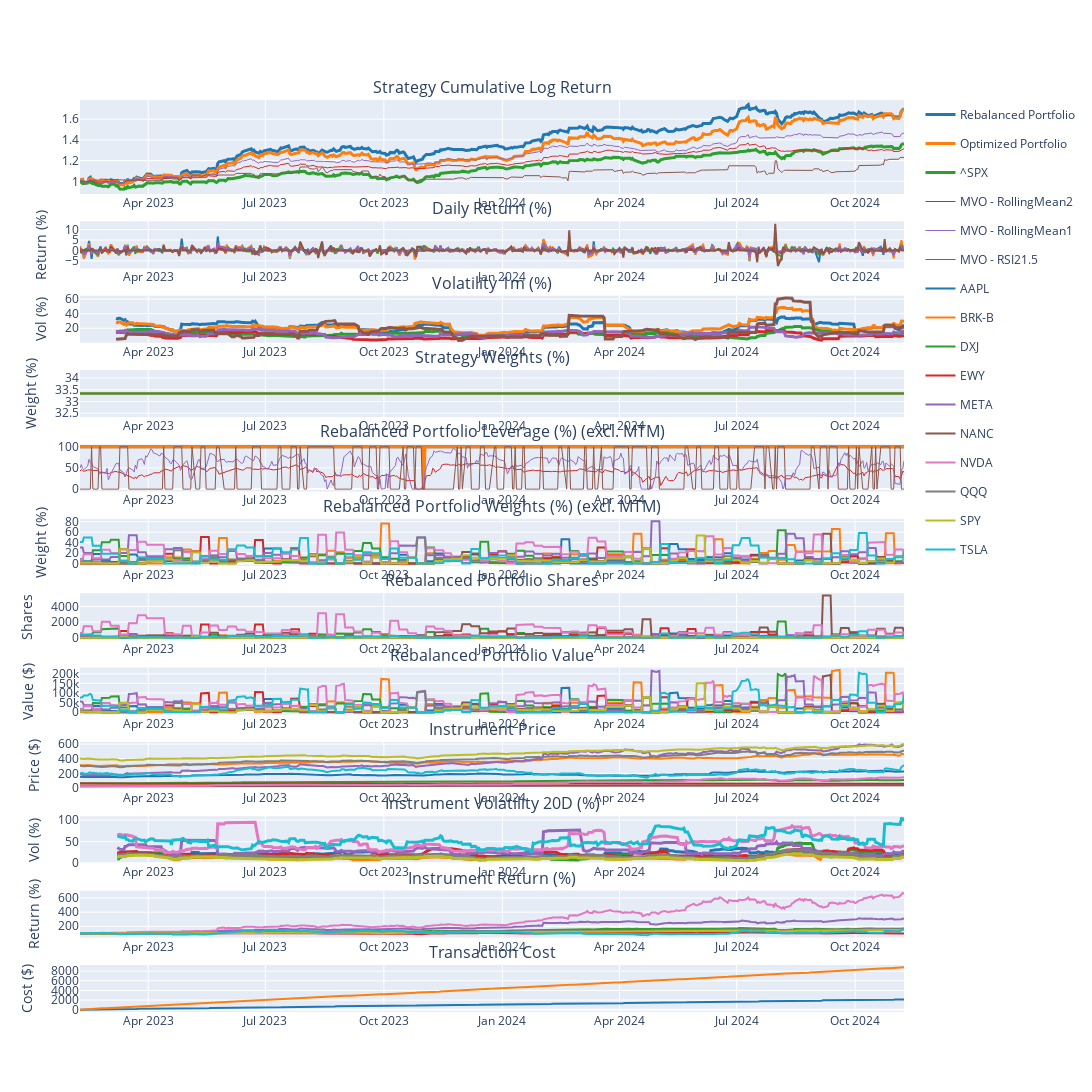

The code cell stored with this chart in its notebook:
### Markdown cell above
## Leverage 
##### 1. capital (Stock MV / last leverage), 2. new leverage
2024-09-06: $169,336, 96.69%

2024-09-20: $172,168, 93.52%

2024-10-04: $176,235, 100%

2024-10-18: $177,831, 100%

2024-11-01: $175,558, 100%

2024-11-09: $181,511

### Code cell
portfolio = PortfolioStandard(
    capital=181511,
    name='MVOPortfolio',        
    rebalance_iter=RebalancerIter('0 0 * * Fri', 1),        
    tc_model=TransactionCostFutu(), 
    systems_style=SystemStyle.VERTICAL,
    systems=[        
        # Mid terms signals => 30days return / diversified        
        TradingSubSystemSingle(vol_target=vol_target, instruments=instruments, strategy=[MeanVarianceOpt(alpha_model=RollingMean(30), risk_model=RollingMeanCov(30), gamma=10, hhi=0.01, confidence=2)], max_leverage=max_leverage, offset=60),

        # Short terms signals => 10days returns / less diversified
        TradingSubSystemSingle(vol_target=vol_target, instruments=instruments, strategy=[MeanVarianceOpt(alpha_model=RollingMean(10), risk_model=RollingMeanCov(10), gamma=10, hhi=0.1, confidence=1)], max_leverage=max_leverage, offset=60),         

        # Mean Revert signals => 2days RSI / concentrated
        TradingSubSystemSingle(vol_target=vol_target, instruments=instruments, strategy=[MeanVarianceOpt(alpha_model=RSI(2,10), risk_model=ZeroCov(), gamma=0, hhi=0, confidence=1.5)], max_leverage=max_leverage, offset=200),                        

        # Mean Revert signals => 2days RSI / concentrated
        # TradingSubSystemSingle(vol_target=vol_target, instruments=instruments, strategy=[MeanVarianceOpt(alpha_model=RSI(2,10), risk_model=ZeroCov(), gamma=0, hhi=0, confidence=1.5)], max_leverage=max_leverage, offset=200),                        
    ]
)

portfolio.set_start_date(start_date)
portfolio.set_end_date(end_date)
portfolio.backtest_subsystems()
portfolio.optimize()
portfolio.backtest()
portfolio.rebalance()
portfolio.performance(show_all_rets=True)

### Figure 1 — Plotly figure (JSON) as saved in the notebook; plotly's stock layout.template omitted (floating-point values rounded to 4 significant figures; data arrays with more than 128 entries replaced by an {"elided": "..."} marker saying what was removed)
{"data": [{"legendgroup": "Rebalanced Portfolio", "line": {"width": 3}, "marker": {"color": "rgb(31, 119, 180)"}, "name": "Rebalanced Portfolio", "type": "scatter", "x": {"elided": "443 str values"}, "xaxis": "x", "y": {"elided": "443 float values"}, "yaxis": "y"}, {"legendgroup": "Rebalanced Portfolio", "marker": {"color": "rgb(31, 119, 180)"}, "name": "Rebalanced Portfolio", "showlegend": false, "type": "scatter", "x": {"elided": "443 str values"}, "xaxis": "x2", "y": {"elided": "443 float values"}, "yaxis": "y2"}, {"legendgroup": "Rebalanced Portfolio", "line": {"width": 3}, "marker": {"color": "rgb(31, 119, 180)"}, "name": "Rebalanced Portfolio", "showlegend": false, "type": "scatter", "x": {"elided": "443 str values"}, "xaxis": "x3", "y": {"elided": "443 float values"}, "yaxis": "y3"}, {"legendgroup": "Rebalanced Portfolio", "line": {"width": 3}, "marker": {"color": "rgb(31, 119, 180)"}, "name": "Rebalanced Portfolio", "showlegend": false, "type": "scatter", "x": {"elided": "443 str values"}, "xaxis": "x5", "y": {"elided": "443 float values"}, "yaxis": "y5"}, {"legendgroup": "Rebalanced Portfolio", "marker": {"color": "rgb(31, 119, 180)"}, "name": "Rebalanced Portfolio", "showlegend": false, "type": "scatter", "x": {"elided": "443 str values"}, "xaxis": "x12", "y": {"elided": "443 float values"}, "yaxis": "y12"}, {"legendgroup": "Optimized Portfolio", "line": {"width": 3}, "marker": {"color": "rgb(255, 127, 14)"}, "name": "Optimized Portfolio", "type": "scatter", "x": {"elided": "443 str values"}, "xaxis": "x", "y": {"elided": "443 float values"}, "yaxis": "y"}, {"legendgroup": "Optimized Portfolio", "marker": {"color": "rgb(255, 127, 14)"}, "name": "Optimized Portfolio", "showlegend": false, "type": "scatter", "x": {"elided": "443 str values"}, "xaxis": "x2", "y": {"elided": "443 float values"}, "yaxis": "y2"}, {"legendgroup": "Optimized Portfolio", "line": {"width": 3}, "marker": {"color": "rgb(255, 127, 14)"}, "name": "Optimized Portfolio", "showlegend": false, "type": "scatter", "x": {"elided": "443 str values"}, "xaxis": "x3", "y": {"elided": "443 float values"}, "yaxis": "y3"}, {"legendgroup": "Optimized Portfolio", "line": {"width": 3}, "marker": {"color": "rgb(255, 127, 14)"}, "name": "Optimized Portfolio", "showlegend": false, "type": "scatter", "x": {"elided": "443 str values"}, "xaxis": "x5", "y": {"elided": "443 float values"}, "yaxis": "y5"}, {"legendgroup": "Optimized Portfolio", "marker": {"color": "rgb(255, 127, 14)"}, "name": "Optimized Portfolio", "showlegend": false, "type": "scatter", "x": {"elided": "443 str values"}, "xaxis": "x12", "y": {"elided": "443 float values"}, "yaxis": "y12"}, {"legendgroup": "^SPX", "line": {"width": 3}, "marker": {"color": "rgb(44, 160, 44)"}, "name": "^SPX", "type": "scatter", "x": {"elided": "443 str values"}, "xaxis": "x", "y": {"elided": "443 float values"}, "yaxis": "y"}, {"legendgroup": "^SPX", "marker": {"color": "rgb(44, 160, 44)"}, "name": "^SPX", "showlegend": false, "type": "scatter", "x": {"elided": "443 str values"}, "xaxis": "x2", "y": {"elided": "443 float values"}, "yaxis": "y2"}, {"legendgroup": "^SPX", "line": {"width": 3}, "marker": {"color": "rgb(44, 160, 44)"}, "name": "^SPX", "showlegend": false, "type": "scatter", "x": {"elided": "443 str values"}, "xaxis": "x3", "y": {"elided": "443 float values"}, "yaxis": "y3"}, {"legendgroup": "MVO - RollingMean2", "line": {"width": 1}, "marker": {"color": "rgb(214, 39, 40)"}, "name": "MVO - RollingMean2", "type": "scatter", "x": {"elided": "443 str values"}, "xaxis": "x", "y": {"elided": "443 float values"}, "yaxis": "y"}, {"legendgroup": "MVO - RollingMean2", "marker": {"color": "rgb(214, 39, 40)"}, "name": "MVO - RollingMean2", "showlegend": false, "type": "scatter", "x": {"elided": "443 str values"}, "xaxis": "x2", "y": {"elided": "443 float values"}, "yaxis": "y2"}, {"legendgroup": "MVO - RollingMean2", "line": {"width": 3}, "marker": {"color": "rgb(214, 39, 40)"}, "name": "MVO - RollingMean2", "showlegend": false, "type": "scatter", "x": {"elided": "443 str values"}, "xaxis": "x3", "y": {"elided": "443 float values"}, "yaxis": "y3"}, {"legendgroup": "MVO - RollingMean2", "line": {"width": 1}, "marker": {"color": "rgb(214, 39, 40)"}, "name": "MVO - RollingMean2", "showlegend": false, "type": "scatter", "x": {"elided": "443 str values"}, "xaxis": "x5", "y": {"elided": "443 float values"}, "yaxis": "y5"}, {"legendgroup": "MVO - RollingMean1", "line": {"width": 1}, "marker": {"color": "rgb(148, 103, 189)"}, "name": "MVO - RollingMean1", "type": "scatter", "x": {"elided": "443 str values"}, "xaxis": "x", "y": {"elided": "443 float values"}, "yaxis": "y"}, {"legendgroup": "MVO - RollingMean1", "marker": {"color": "rgb(148, 103, 189)"}, "name": "MVO - RollingMean1", "showlegend": false, "type": "scatter", "x": {"elided": "443 str values"}, "xaxis": "x2", "y": {"elided": "443 float values"}, "yaxis": "y2"}, {"legendgroup": "MVO - RollingMean1", "line": {"width": 3}, "marker": {"color": "rgb(148, 103, 189)"}, "name": "MVO - RollingMean1", "showlegend": false, "type": "scatter", "x": {"elided": "443 str values"}, "xaxis": "x3", "y": {"elided": "443 float values"}, "yaxis": "y3"}, {"legendgroup": "MVO - RollingMean1", "line": {"width": 1}, "marker": {"color": "rgb(148, 103, 189)"}, "name": "MVO - RollingMean1", "showlegend": false, "type": "scatter", "x": {"elided": "443 str values"}, "xaxis": "x5", "y": {"elided": "443 float values"}, "yaxis": "y5"}, {"legendgroup": "MVO - RSI21.5", "line": {"width": 1}, "marker": {"color": "rgb(140, 86, 75)"}, "name": "MVO - RSI21.5", "type": "scatter", "x": {"elided": "443 str values"}, "xaxis": "x", "y": {"elided": "443 float values"}, "yaxis": "y"}, {"legendgroup": "MVO - RSI21.5", "marker": {"color": "rgb(140, 86, 75)"}, "name": "MVO - RSI21.5", "showlegend": false, "type": "scatter", "x": {"elided": "443 str values"}, "xaxis": "x2", "y": {"elided": "443 float values"}, "yaxis": "y2"}, {"legendgroup": "MVO - RSI21.5", "line": {"width": 3}, "marker": {"color": "rgb(140, 86, 75)"}, "name": "MVO - RSI21.5", "showlegend": false, "type": "scatter", "x": {"elided": "443 str values"}, "xaxis": "x3", "y": {"elided": "443 float values"}, "yaxis": "y3"}, {"legendgroup": "MVO - RSI21.5", "line": {"width": 1}, "marker": {"color": "rgb(140, 86, 75)"}, "name": "MVO - RSI21.5", "showlegend": false, "type": "scatter", "x": {"elided": "443 str values"}, "xaxis": "x5", "y": {"elided": "443 float values"}, "yaxis": "y5"}, {"legendgroup": "MVO - RollingMean2", "marker": {"color": "rgb(31, 119, 180)"}, "name": "MVO - RollingMean2", "showlegend": false, "type": "scatter", "x": {"elided": "443 str values"}, "xaxis": "x4", "y": {"elided": "443 float values"}, "yaxis": "y4"}, {"legendgroup": "MVO - RollingMean1", "marker": {"color": "rgb(255, 127, 14)"}, "name": "MVO - RollingMean1", "showlegend": false, "type": "scatter", "x": {"elided": "443 str values"}, "xaxis": "x4", "y": {"elided": "443 float values"}, "yaxis": "y4"}, {"legendgroup": "MVO - RSI21.5", "marker": {"color": "rgb(44, 160, 44)"}, "name": "MVO - RSI21.5", "showlegend": false, "type": "scatter", "x": {"elided": "443 str values"}, "xaxis": "x4", "y": {"elided": "443 float values"}, "yaxis": "y4"}, {"legendgroup": "AAPL", "marker": {"color": "rgb(31, 119, 180)"}, "name": "AAPL", "showlegend": true, "type": "scatter", "x": {"elided": "443 str values"}, "xaxis": "x6", "y": {"elided": "443 float values"}, "yaxis": "y6"}, {"legendgroup": "AAPL", "marker": {"color": "rgb(31, 119, 180)"}, "name": "AAPL", "showlegend": false, "type": "scatter", "x": {"elided": "443 str values"}, "xaxis": "x7", "y": {"elided": "443 int values"}, "yaxis": "y7"}, {"legendgroup": "AAPL", "marker": {"color": "rgb(31, 119, 180)"}, "name": "AAPL", "showlegend": false, "type": "scatter", "x": {"elided": "443 str values"}, "xaxis": "x8", "y": {"elided": "443 float values"}, "yaxis": "y8"}, {"legendgroup": "AAPL", "marker": {"color": "rgb(31, 119, 180)"}, "name": "AAPL", "showlegend": false, "type": "scatter", "x": {"elided": "443 str values"}, "xaxis": "x9", "y": {"elided": "443 float values"}, "yaxis": "y9"}, {"legendgroup": "AAPL", "line": {"width": 3}, "marker": {"color": "rgb(31, 119, 180)"}, "name": "AAPL", "showlegend": false, "type": "scatter", "x": {"elided": "443 str values"}, "xaxis": "x10", "y": {"elided": "443 float values"}, "yaxis": "y10"}, {"legendgroup": "AAPL", "marker": {"color": "rgb(31, 119, 180)"}, "name": "AAPL", "showlegend": false, "type": "scatter", "x": {"elided": "443 str values"}, "xaxis": "x11", "y": {"elided": "443 float values"}, "yaxis": "y11"}, {"legendgroup": "BRK-B", "marker": {"color": "rgb(255, 127, 14)"}, "name": "BRK-B", "showlegend": true, "type": "scatter", "x": {"elided": "443 str values"}, "xaxis": "x6", "y": {"elided": "443 float values"}, "yaxis": "y6"}, {"legendgroup": "BRK-B", "marker": {"color": "rgb(255, 127, 14)"}, "name": "BRK-B", "showlegend": false, "type": "scatter", "x": {"elided": "443 str values"}, "xaxis": "x7", "y": {"elided": "443 int values"}, "yaxis": "y7"}, {"legendgroup": "BRK-B", "marker": {"color": "rgb(255, 127, 14)"}, "name": "BRK-B", "showlegend": false, "type": "scatter", "x": {"elided": "443 str values"}, "xaxis": "x8", "y": {"elided": "443 float values"}, "yaxis": "y8"}, {"legendgroup": "BRK-B", "marker": {"color": "rgb(255, 127, 14)"}, "name": "BRK-B", "showlegend": false, "type": "scatter", "x": {"elided": "443 str values"}, "xaxis": "x9", "y": {"elided": "443 float values"}, "yaxis": "y9"}, {"legendgroup": "BRK-B", "line": {"width": 3}, "marker": {"color": "rgb(255, 127, 14)"}, "name": "BRK-B", "showlegend": false, "type": "scatter", "x": {"elided": "443 str values"}, "xaxis": "x10", "y": {"elided": "443 float values"}, "yaxis": "y10"}, {"legendgroup": "BRK-B", "marker": {"color": "rgb(255, 127, 14)"}, "name": "BRK-B", "showlegend": false, "type": "scatter", "x": {"elided": "443 str values"}, "xaxis": "x11", "y": {"elided": "443 float values"}, "yaxis": "y11"}, {"legendgroup": "DXJ", "marker": {"color": "rgb(44, 160, 44)"}, "name": "DXJ", "showlegend": true, "type": "scatter", "x": {"elided": "443 str values"}, "xaxis": "x6", "y": {"elided": "443 float values"}, "yaxis": "y6"}, {"legendgroup": "DXJ", "marker": {"color": "rgb(44, 160, 44)"}, "name": "DXJ", "showlegend": false, "type": "scatter", "x": {"elided": "443 str values"}, "xaxis": "x7", "y": {"elided": "443 int values"}, "yaxis": "y7"}, {"legendgroup": "DXJ", "marker": {"color": "rgb(44, 160, 44)"}, "name": "DXJ", "showlegend": false, "type": "scatter", "x": {"elided": "443 str values"}, "xaxis": "x8", "y": {"elided": "443 float values"}, "yaxis": "y8"}, {"legendgroup": "DXJ", "marker": {"color": "rgb(44, 160, 44)"}, "name": "DXJ", "showlegend": false, "type": "scatter", "x": {"elided": "443 str values"}, "xaxis": "x9", "y": {"elided": "443 float values"}, "yaxis": "y9"}, {"legendgroup": "DXJ", "line": {"width": 3}, "marker": {"color": "rgb(44, 160, 44)"}, "name": "DXJ", "showlegend": false, "type": "scatter", "x": {"elided": "443 str values"}, "xaxis": "x10", "y": {"elided": "443 float values"}, "yaxis": "y10"}, {"legendgroup": "DXJ", "marker": {"color": "rgb(44, 160, 44)"}, "name": "DXJ", "showlegend": false, "type": "scatter", "x": {"elided": "443 str values"}, "xaxis": "x11", "y": {"elided": "443 float values"}, "yaxis": "y11"}, {"legendgroup": "EWY", "marker": {"color": "rgb(214, 39, 40)"}, "name": "EWY", "showlegend": true, "type": "scatter", "x": {"elided": "443 str values"}, "xaxis": "x6", "y": {"elided": "443 float values"}, "yaxis": "y6"}, {"legendgroup": "EWY", "marker": {"color": "rgb(214, 39, 40)"}, "name": "EWY", "showlegend": false, "type": "scatter", "x": {"elided": "443 str values"}, "xaxis": "x7", "y": {"elided": "443 int values"}, "yaxis": "y7"}, {"legendgroup": "EWY", "marker": {"color": "rgb(214, 39, 40)"}, "name": "EWY", "showlegend": false, "type": "scatter", "x": {"elided": "443 str values"}, "xaxis": "x8", "y": {"elided": "443 float values"}, "yaxis": "y8"}, {"legendgroup": "EWY", "marker": {"color": "rgb(214, 39, 40)"}, "name": "EWY", "showlegend": false, "type": "scatter", "x": {"elided": "443 str values"}, "xaxis": "x9", "y": {"elided": "443 float values"}, "yaxis": "y9"}, {"legendgroup": "EWY", "line": {"width": 3}, "marker": {"color": "rgb(214, 39, 40)"}, "name": "EWY", "showlegend": false, "type": "scatter", "x": {"elided": "443 str values"}, "xaxis": "x10", "y": {"elided": "443 float values"}, "yaxis": "y10"}, {"legendgroup": "EWY", "marker": {"color": "rgb(214, 39, 40)"}, "name": "EWY", "showlegend": false, "type": "scatter", "x": {"elided": "443 str values"}, "xaxis": "x11", "y": {"elided": "443 float values"}, "yaxis": "y11"}, {"legendgroup": "META", "marker": {"color": "rgb(148, 103, 189)"}, "name": "META", "showlegend": true, "type": "scatter", "x": {"elided": "443 str values"}, "xaxis": "x6", "y": {"elided": "443 float values"}, "yaxis": "y6"}, {"legendgroup": "META", "marker": {"color": "rgb(148, 103, 189)"}, "name": "META", "showlegend": false, "type": "scatter", "x": {"elided": "443 str values"}, "xaxis": "x7", "y": {"elided": "443 int values"}, "yaxis": "y7"}, {"legendgroup": "META", "marker": {"color": "rgb(148, 103, 189)"}, "name": "META", "showlegend": false, "type": "scatter", "x": {"elided": "443 str values"}, "xaxis": "x8", "y": {"elided": "443 float values"}, "yaxis": "y8"}, {"legendgroup": "META", "marker": {"color": "rgb(148, 103, 189)"}, "name": "META", "showlegend": false, "type": "scatter", "x": {"elided": "443 str values"}, "xaxis": "x9", "y": {"elided": "443 float values"}, "yaxis": "y9"}, {"legendgroup": "META", "line": {"width": 3}, "marker": {"color": "rgb(148, 103, 189)"}, "name": "META", "showlegend": false, "type": "scatter", "x": {"elided": "443 str values"}, "xaxis": "x10", "y": {"elided": "443 float values"}, "yaxis": "y10"}, {"legendgroup": "META", "marker": {"color": "rgb(148, 103, 189)"}, "name": "META", "showlegend": false, "type": "scatter", "x": {"elided": "443 str values"}, "xaxis": "x11", "y": {"elided": "443 float values"}, "yaxis": "y11"}, {"legendgroup": "NANC", "marker": {"color": "rgb(140, 86, 75)"}, "name": "NANC", "showlegend": true, "type": "scatter", "x": {"elided": "443 str values"}, "xaxis": "x6", "y": {"elided": "443 float values"}, "yaxis": "y6"}, {"legendgroup": "NANC", "marker": {"color": "rgb(140, 86, 75)"}, "name": "NANC", "showlegend": false, "type": "scatter", "x": {"elided": "443 str values"}, "xaxis": "x7", "y": {"elided": "443 int values"}, "yaxis": "y7"}, {"legendgroup": "NANC", "marker": {"color": "rgb(140, 86, 75)"}, "name": "NANC", "showlegend": false, "type": "scatter", "x": {"elided": "443 str values"}, "xaxis": "x8", "y": {"elided": "443 float values"}, "yaxis": "y8"}, {"legendgroup": "NANC", "marker": {"color": "rgb(140, 86, 75)"}, "name": "NANC", "showlegend": false, "type": "scatter", "x": {"elided": "443 str values"}, "xaxis": "x9", "y": {"elided": "443 float values"}, "yaxis": "y9"}, {"legendgroup": "NANC", "line": {"width": 3}, "marker": {"color": "rgb(140, 86, 75)"}, "name": "NANC", "showlegend": false, "type": "scatter", "x": {"elided": "443 str values"}, "xaxis": "x10", "y": {"elided": "443 float values"}, "yaxis": "y10"}, {"legendgroup": "NANC", "marker": {"color": "rgb(140, 86, 75)"}, "name": "NANC", "showlegend": false, "type": "scatter", "x": {"elided": "443 str values"}, "xaxis": "x11", "y": {"elided": "443 float values"}, "yaxis": "y11"}, {"legendgroup": "NVDA", "marker": {"color": "rgb(227, 119, 194)"}, "name": "NVDA", "showlegend": true, "type": "scatter", "x": {"elided": "443 str values"}, "xaxis": "x6", "y": {"elided": "443 float values"}, "yaxis": "y6"}, {"legendgroup": "NVDA", "marker": {"color": "rgb(227, 119, 194)"}, "name": "NVDA", "showlegend": false, "type": "scatter", "x": {"elided": "443 str values"}, "xaxis": "x7", "y": {"elided": "443 int values"}, "yaxis": "y7"}, {"legendgroup": "NVDA", "marker": {"color": "rgb(227, 119, 194)"}, "name": "NVDA", "showlegend": false, "type": "scatter", "x": {"elided": "443 str values"}, "xaxis": "x8", "y": {"elided": "443 float values"}, "yaxis": "y8"}, {"legendgroup": "NVDA", "marker": {"color": "rgb(227, 119, 194)"}, "name": "NVDA", "showlegend": false, "type": "scatter", "x": {"elided": "443 str values"}, "xaxis": "x9", "y": {"elided": "443 float values"}, "yaxis": "y9"}, {"legendgroup": "NVDA", "line": {"width": 3}, "marker": {"color": "rgb(227, 119, 194)"}, "name": "NVDA", "showlegend": false, "type": "scatter", "x": {"elided": "443 str values"}, "xaxis": "x10", "y": {"elided": "443 float values"}, "yaxis": "y10"}, {"legendgroup": "NVDA", "marker": {"color": "rgb(227, 119, 194)"}, "name": "NVDA", "showlegend": false, "type": "scatter", "x": {"elided": "443 str values"}, "xaxis": "x11", "y": {"elided": "443 float values"}, "yaxis": "y11"}, {"legendgroup": "QQQ", "marker": {"color": "rgb(127, 127, 127)"}, "name": "QQQ", "showlegend": true, "type": "scatter", "x": {"elided": "443 str values"}, "xaxis": "x6", "y": {"elided": "443 float values"}, "yaxis": "y6"}, {"legendgroup": "QQQ", "marker": {"color": "rgb(127, 127, 127)"}, "name": "QQQ", "showlegend": false, "type": "scatter", "x": {"elided": "443 str values"}, "xaxis": "x7", "y": {"elided": "443 int values"}, "yaxis": "y7"}, {"legendgroup": "QQQ", "marker": {"color": "rgb(127, 127, 127)"}, "name": "QQQ", "showlegend": false, "type": "scatter", "x": {"elided": "443 str values"}, "xaxis": "x8", "y": {"elided": "443 float values"}, "yaxis": "y8"}, {"legendgroup": "QQQ", "marker": {"color": "rgb(127, 127, 127)"}, "name": "QQQ", "showlegend": false, "type": "scatter", "x": {"elided": "443 str values"}, "xaxis": "x9", "y": {"elided": "443 float values"}, "yaxis": "y9"}, {"legendgroup": "QQQ", "line": {"width": 3}, "marker": {"color": "rgb(127, 127, 127)"}, "name": "QQQ", "showlegend": false, "type": "scatter", "x": {"elided": "443 str values"}, "xaxis": "x10", "y": {"elided": "443 float values"}, "yaxis": "y10"}, {"legendgroup": "QQQ", "marker": {"color": "rgb(127, 127, 127)"}, "name": "QQQ", "showlegend": false, "type": "scatter", "x": {"elided": "443 str values"}, "xaxis": "x11", "y": {"elided": "443 float values"}, "yaxis": "y11"}, {"legendgroup": "SPY", "marker": {"color": "rgb(188, 189, 34)"}, "name": "SPY", "showlegend": true, "type": "scatter", "x": {"elided": "443 str values"}, "xaxis": "x6", "y": {"elided": "443 float values"}, "yaxis": "y6"}, {"legendgroup": "SPY", "marker": {"color": "rgb(188, 189, 34)"}, "name": "SPY", "showlegend": false, "type": "scatter", "x": {"elided": "443 str values"}, "xaxis": "x7", "y": {"elided": "443 int values"}, "yaxis": "y7"}, {"legendgroup": "SPY", "marker": {"color": "rgb(188, 189, 34)"}, "name": "SPY", "showlegend": false, "type": "scatter", "x": {"elided": "443 str values"}, "xaxis": "x8", "y": {"elided": "443 float values"}, "yaxis": "y8"}, {"legendgroup": "SPY", "marker": {"color": "rgb(188, 189, 34)"}, "name": "SPY", "showlegend": false, "type": "scatter", "x": {"elided": "443 str values"}, "xaxis": "x9", "y": {"elided": "443 float values"}, "yaxis": "y9"}, {"legendgroup": "SPY", "line": {"width": 3}, "marker": {"color": "rgb(188, 189, 34)"}, "name": "SPY", "showlegend": false, "type": "scatter", "x": {"elided": "443 str values"}, "xaxis": "x10", "y": {"elided": "443 float values"}, "yaxis": "y10"}, {"legendgroup": "SPY", "marker": {"color": "rgb(188, 189, 34)"}, "name": "SPY", "showlegend": false, "type": "scatter", "x": {"elided": "443 str values"}, "xaxis": "x11", "y": {"elided": "443 float values"}, "yaxis": "y11"}, {"legendgroup": "TSLA", "marker": {"color": "rgb(23, 190, 207)"}, "name": "TSLA", "showlegend": true, "type": "scatter", "x": {"elided": "443 str values"}, "xaxis": "x6", "y": {"elided": "443 float values"}, "yaxis": "y6"}, {"legendgroup": "TSLA", "marker": {"color": "rgb(23, 190, 207)"}, "name": "TSLA", "showlegend": false, "type": "scatter", "x": {"elided": "443 str values"}, "xaxis": "x7", "y": {"elided": "443 int values"}, "yaxis": "y7"}, {"legendgroup": "TSLA", "marker": {"color": "rgb(23, 190, 207)"}, "name": "TSLA", "showlegend": false, "type": "scatter", "x": {"elided": "443 str values"}, "xaxis": "x8", "y": {"elided": "443 float values"}, "yaxis": "y8"}, {"legendgroup": "TSLA", "marker": {"color": "rgb(23, 190, 207)"}, "name": "TSLA", "showlegend": false, "type": "scatter", "x": {"elided": "443 str values"}, "xaxis": "x9", "y": {"elided": "443 float values"}, "yaxis": "y9"}, {"legendgroup": "TSLA", "line": {"width": 3}, "marker": {"color": "rgb(23, 190, 207)"}, "name": "TSLA", "showlegend": false, "type": "scatter", "x": {"elided": "443 str values"}, "xaxis": "x10", "y": {"elided": "443 float values"}, "yaxis": "y10"}, {"legendgroup": "TSLA", "marker": {"color": "rgb(23, 190, 207)"}, "name": "TSLA", "showlegend": false, "type": "scatter", "x": {"elided": "443 str values"}, "xaxis": "x11", "y": {"elided": "443 float values"}, "yaxis": "y11"}], "layout": {"annotations": [{"font": {"size": 16}, "showarrow": false, "text": "Strategy Cumulative Log Return", "x": 0.5, "xanchor": "center", "xref": "paper", "y": 1, "yanchor": "bottom", "yref": "paper"}, {"font": {"size": 16}, "showarrow": false, "text": "Daily Return (%)", "x": 0.5, "xanchor": "center", "xref": "paper", "y": 0.8669, "yanchor": "bottom", "yref": "paper"}, {"font": {"size": 16}, "showarrow": false, "text": "Volatility 1m (%)", "x": 0.5, "xanchor": "center", "xref": "paper", "y": 0.7854, "yanchor": "bottom", "yref": "paper"}, {"font": {"size": 16}, "showarrow": false, "text": "Strategy Weights (%)", "x": 0.5, "xanchor": "center", "xref": "paper", "y": 0.7038, "yanchor": "bottom", "yref": "paper"}, {"font": {"size": 16}, "showarrow": false, "text": "Rebalanced Portfolio Leverage (%) (excl. MTM)", "x": 0.5, "xanchor": "center", "xref": "paper", "y": 0.6223, "yanchor": "bottom", "yref": "paper"}, {"font": {"size": 16}, "showarrow": false, "text": "Rebalanced Portfolio Weights (%) (excl. MTM)", "x": 0.5, "xanchor": "center", "xref": "paper", "y": 0.5408, "yanchor": "bottom", "yref": "paper"}, {"font": {"size": 16}, "showarrow": false, "text": "Rebalanced Portfolio Shares", "x": 0.5, "xanchor": "center", "xref": "paper", "y": 0.4592, "yanchor": "bottom", "yref": "paper"}, {"font": {"size": 16}, "showarrow": false, "text": "Rebalanced Portfolio Value", "x": 0.5, "xanchor": "center", "xref": "paper", "y": 0.3777, "yanchor": "bottom", "yref": "paper"}, {"font": {"size": 16}, "showarrow": false, "text": "Instrument Price", "x": 0.5, "xanchor": "center", "xref": "paper", "y": 0.2962, "yanchor": "bottom", "yref": "paper"}, {"font": {"size": 16}, "showarrow": false, "text": "Instrument Volatility 20D (%)", "x": 0.5, "xanchor": "center", "xref": "paper", "y": 0.2146, "yanchor": "bottom", "yref": "paper"}, {"font": {"size": 16}, "showarrow": false, "text": "Instrument Return (%)", "x": 0.5, "xanchor": "center", "xref": "paper", "y": 0.1331, "yanchor": "bottom", "yref": "paper"}, {"font": {"size": 16}, "showarrow": false, "text": "Transaction Cost", "x": 0.5, "xanchor": "center", "xref": "paper", "y": 0.05154, "yanchor": "bottom", "yref": "paper"}], "height": 4000, "hovermode": "x", "width": 1500, "xaxis": {"anchor": "y", "domain": [0, 1], "matches": "x12", "showticklabels": true}, "xaxis10": {"anchor": "y10", "domain": [0, 1], "matches": "x12", "showticklabels": true}, "xaxis11": {"anchor": "y11", "domain": [0, 1], "matches": "x12", "showticklabels": true}, "xaxis12": {"anchor": "y12", "domain": [0, 1], "showticklabels": true}, "xaxis2": {"anchor": "y2", "domain": [0, 1], "matches": "x12", "showticklabels": true}, "xaxis3": {"anchor": "y3", "domain": [0, 1], "matches": "x12", "showticklabels": true}, "xaxis4": {"anchor": "y4", "domain": [0, 1], "matches": "x12", "showticklabels": true}, "xaxis5": {"anchor": "y5", "domain": [0, 1], "matches": "x12", "showticklabels": true}, "xaxis6": {"anchor": "y6", "domain": [0, 1], "matches": "x12", "showticklabels": true}, "xaxis7": {"anchor": "y7", "domain": [0, 1], "matches": "x12", "showticklabels": true}, "xaxis8": {"anchor": "y8", "domain": [0, 1], "matches": "x12", "showticklabels": true}, "xaxis9": {"anchor": "y9", "domain": [0, 1], "matches": "x12", "showticklabels": true}, "yaxis": {"anchor": "x", "domain": [0.8969, 1]}, "yaxis10": {"anchor": "x10", "domain": [0.1631, 0.2146], "title": {"text": "Vol (%)"}}, "yaxis11": {"anchor": "x11", "domain": [0.08154, 0.1331], "title": {"text": "Return (%)"}}, "yaxis12": {"anchor": "x12", "domain": [0, 0.05154], "title": {"text": "Cost ($)"}}, "yaxis2": {"anchor": "x2", "domain": [0.8154, 0.8669], "title": {"text": "Return (%)"}}, "yaxis3": {"anchor": "x3", "domain": [0.7338, 0.7854], "title": {"text": "Vol (%)"}}, "yaxis4": {"anchor": "x4", "domain": [0.6523, 0.7038], "title": {"text": "Weight (%)"}}, "yaxis5": {"anchor": "x5", "domain": [0.5708, 0.6223]}, "yaxis6": {"anchor": "x6", "domain": [0.4892, 0.5408], "title": {"text": "Weight (%)"}}, "yaxis7": {"anchor": "x7", "domain": [0.4077, 0.4592], "title": {"text": "Shares"}}, "yaxis8": {"anchor": "x8", "domain": [0.3262, 0.3777], "title": {"text": "Value ($)"}}, "yaxis9": {"anchor": "x9", "domain": [0.2446, 0.2962], "title": {"text": "Price ($)"}}}}
